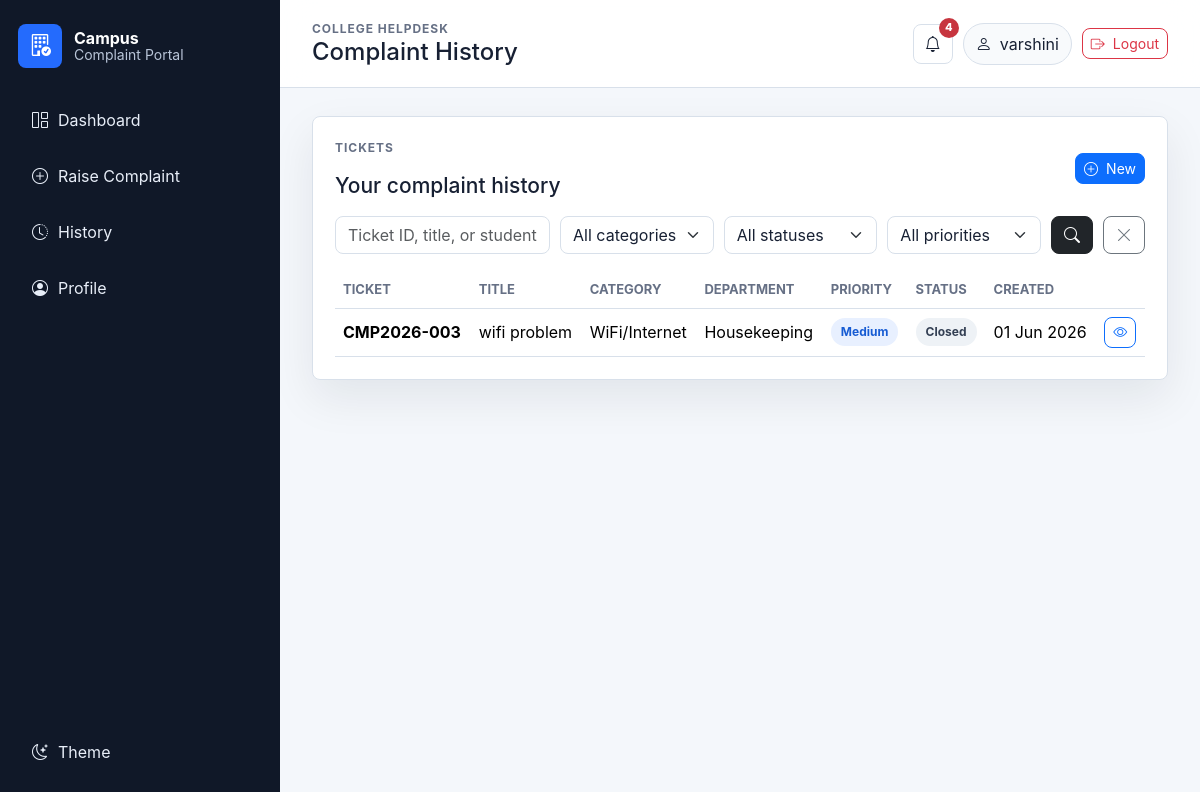
Page /complaints/ (signed in) on the committed database.
### complaints/models.py (models this page shows, shortened)
class Complaint(models.Model):
    PRIORITY_LOW = "low"
    PRIORITY_MEDIUM = "medium"
    PRIORITY_HIGH = "high"
    PRIORITY_EMERGENCY = "emergency"
    PRIORITY_CHOICES = [
        (PRIORITY_LOW, "Low"),
        (PRIORITY_MEDIUM, "Medium"),
        (PRIORITY_HIGH, "High"),
        (PRIORITY_EMERGENCY, "Emergency"),
    ]
    STATUS_SUBMITTED = "submitted"
    STATUS_ASSIGNED = "assigned"
    STATUS_UNDER_REVIEW = "under_review"
    STATUS_IN_PROGRESS = "in_progress"
    STATUS_RESOLVED = "resolved"
    STATUS_CLOSED = "closed"
    STATUS_REJECTED = "rejected"
    STATUS_CHOICES = [
        (STATUS_SUBMITTED, "Submitted"),
        (STATUS_ASSIGNED, "Assigned to Faculty"),
        (STATUS_UNDER_REVIEW, "Under Review"),
        (STATUS_IN_PROGRESS, "In Progress"),
        (STATUS_RESOLVED, "Resolved"),
        (STATUS_CLOSED, "Closed"),
        (STATUS_REJECTED, "Rejected"),
    ]
    WORKFLOW_STATUS_CHOICES = [
        (STATUS_SUBMITTED, "Submitted"),
        (STATUS_ASSIGNED, "Assigned to Faculty"),
        (STATUS_UNDER_REVIEW, "Under Review"),
        (STATUS_IN_PROGRESS, "In Progress"),
        (STATUS_RESOLVED, "Resolved"),
        (STATUS_CLOSED, "Closed"),
    ]
    TERMINAL_STATUSES = [STATUS_RESOLVED, STATUS_CLOSED, STATUS_REJECTED]
    student = models.ForeignKey(User, on_delete=models.CASCADE, related_name="complaints")
    ticket_id = models.CharField(max_length=20, unique=True, editable=False)
    category = models.ForeignKey(
        ComplaintCategory,
        on_delete=models.PROTECT,
        related_name="complaints",
    )
    assigned_department = models.ForeignKey(
        Department,
        on_delete=models.SET_NULL,
        null=True,
        blank=True,
        related_name="assigned_complaints",
    )
    assigned_faculty = models.ForeignKey(
        Faculty,
        on_delete=models.SET_NULL,
        null=True,
        blank=True,
        related_name="assigned_complaints",
    )
    title = models.CharField(max_length=180)
    description = models.TextField()
    location = models.CharField(max_length=180, blank=True)
    priority = models.CharField(max_length=20, choices=PRIORITY_CHOICES, default=PRIORITY_MEDIUM)
    status = models.CharField(max_length=30, choices=STATUS_CHOICES, default=STATUS_SUBMITTED)
    is_reopened = models.BooleanField(default=False)
    reopened_at = models.DateTimeField(blank=True, null=True)
    accepted_at = models.DateTimeField(blank=True, null=True)
    resolved_at = models.DateTimeField(blank=True, null=True)
    closed_at = models.DateTimeField(blank=True, null=True)
    feedback_rating = models.PositiveSmallIntegerField(
        blank=True,
        null=True,
        validators=[MinValueValidator(1), MaxValueValidator(5)],
    )
    feedback_comment = models.TextField(blank=True)
    created_at = models.DateTimeField(auto_now_add=True)
    updated_at = models.DateTimeField(auto_now=True)
    class Meta:
        ordering = ["-created_at"]
        indexes = [
            models.Index(fields=["ticket_id"], name="complaints__ticket__idx"),
            models.Index(fields=["status", "priority"], name="complaints__status__idx"),
            models.Index(fields=["created_at"], name="complaints__created__idx"),
        ]

class ComplaintCategory(models.Model):
    name = models.CharField(max_length=120, unique=True)
    slug = models.SlugField(max_length=140, unique=True, blank=True)
    department = models.ForeignKey(
        Department,
        on_delete=models.SET_NULL,
        null=True,
        blank=True,
        related_name="categories",
    )
    description = models.TextField(blank=True)
    is_active = models.BooleanField(default=True)
    class Meta:
        verbose_name_plural = "Complaint categories"
        ordering = ["name"]
    def __str__(self):
        return self.name

class Department(models.Model):
    name = models.CharField(max_length=120, unique=True)
    code = models.CharField(max_length=20, unique=True)
    email = models.EmailField(blank=True)
    description = models.TextField(blank=True)
    is_active = models.BooleanField(default=True)
    class Meta:
        ordering = ["name"]

### complaints/views.py (the view)
# urls.py: path("complaints/", views.complaint_list, name="complaint_list"),
@student_required
def complaint_list(request):
    form = ComplaintFilterForm(request.GET or None)
    complaints = Complaint.objects.filter(student=request.user).select_related(
        "category", "assigned_department", "assigned_faculty__user"
    )
    complaints = _filter_complaints(complaints, form)
    paginator = Paginator(complaints, 10)
    page_obj = paginator.get_page(request.GET.get("page"))
    return render(
        request,
        "complaints/complaint_list.html",
        {"form": form, "page_obj": page_obj, "complaints": page_obj.object_list},
    )

### templates/complaints/complaint_list.html (shortened to what this page needs)
{% extends "base.html" %}
{% block page_heading %}Complaint History{% endblock %}
{% block content %}
<section class="panel">
    <div class="section-heading">
        <div>
            <p class="eyebrow">Tickets</p>
            <h2>Your complaint history</h2>
        </div>
        <a class="btn btn-primary btn-sm" href="{% url 'complaint_create' %}">
            <i class="bi bi-plus-circle"></i>
            New
        </a>
    </div>
    <form method="get" class="filter-bar">
        {{ form.q }}
        {{ form.category }}
        {{ form.status }}
        {{ form.priority }}
        <button class="btn btn-dark" type="submit">
            <i class="bi bi-search"></i>
        </button>
        <a class="btn btn-outline-secondary" href="{% url 'complaint_list' %}">
            <i class="bi bi-x-lg"></i>
        </a>
    </form>
    {% include "complaints/partials/complaint_table.html" %}
</section>
{% endblock %}

### templates/base.html (shortened to what this page needs)
{% load static %}
<!doctype html>
<html lang="en" data-theme="light">
<head>
    <link href="https://cdn.jsdelivr.net/npm/bootstrap@5.3.3/dist/css/bootstrap.min.css" rel="stylesheet">
    <link href="https://cdn.jsdelivr.net/npm/bootstrap-icons@1.11.3/font/bootstrap-icons.min.css" rel="stylesheet">
    <link href="{% static 'css/portal.css' %}" rel="stylesheet">
</head>
<body>
<div class="app-shell">
    <aside class="sidebar">
        <a class="brand" href="{% url 'home' %}">
            <span class="brand-mark"><i class="bi bi-building-check"></i></span>
            <span>
                <strong>Campus</strong>
                <small>Complaint Portal</small>
            </span>
        </a>
        {% if user.is_authenticated %}
            <nav class="sidebar-nav">
                {% if is_faculty_account %}
                    <a href="{% url 'faculty_dashboard' %}"><i class="bi bi-speedometer2"></i> Dashboard</a>
                    <a href="{% url 'faculty_complaint_list' %}"><i class="bi bi-ticket-detailed"></i> Complaints</a>
                    <a href="{% url 'feedback_analytics' %}"><i class="bi bi-stars"></i> Feedback</a>
                    <a href="{% url 'export_complaints_csv' %}"><i class="bi bi-filetype-csv"></i> Export</a>
                    <a href="{% url 'profile' %}"><i class="bi bi-person-gear"></i> Profile</a>
                {% else %}
                    <a href="{% url 'student_dashboard' %}"><i class="bi bi-grid-1x2"></i> Dashboard</a>
                    <a href="{% url 'complaint_create' %}"><i class="bi bi-plus-circle"></i> Raise Complaint</a>
                    <a href="{% url 'complaint_list' %}"><i class="bi bi-clock-history"></i> History</a>
                    <a href="{% url 'profile' %}"><i class="bi bi-person-circle"></i> Profile</a>
                {% endif %}
            </nav>
        {% endif %}
        <div class="sidebar-footer">
            <button class="theme-toggle" type="button" data-theme-toggle>
                <i class="bi bi-moon-stars"></i>
                <span>Theme</span>
            </button>
        </div>
    </aside>
    <main class="main-panel">
        <header class="topbar">
            <div>
                <p class="eyebrow mb-0">College Helpdesk</p>
                <h1 class="page-heading">{% block page_heading %}Campus Complaint Portal{% endblock %}</h1>
            </div>
            <div class="topbar-actions">
                {% if user.is_authenticated %}
                    <form method="post" action="{% url 'mark_notifications_read' %}">
                        <button class="notification-button" type="submit" aria-label="Mark notifications read">
                            <i class="bi bi-bell"></i>
                            {% if unread_notifications_count %}
                                <span>{{ unread_notifications_count }}</span>
                            {% endif %}
                        </button>
                    </form>
                    <span class="user-pill">
                        <i class="bi bi-person"></i>
                        {{ user.get_full_name|default:user.username }}
                    </span>
                    <form method="post" action="{% url 'logout' %}">
                        <button class="btn btn-outline-danger btn-sm" type="submit">
                            <i class="bi bi-box-arrow-right"></i>
                            Logout
                        </button>
                    </form>
                {% else %}
                    <a class="btn btn-primary btn-sm" href="{% url 'login' %}">
                        <i class="bi bi-box-arrow-in-right"></i>
                        Login
                    </a>
                {% endif %}
            </div>
        </header>
        <section class="content-wrap">
            {% block content %}{% endblock %}
        </section>
    </main>
</div>
</body>
</html>

### templates/complaints/partials/complaint_table.html (shortened to what this page needs)
<div class="table-responsive">
    <table class="table align-middle">
        <thead>
        <tr>
            <th>Ticket</th>
            <th>Title</th>
            <th>Category</th>
            <th>Department</th>
            <th>Priority</th>
            <th>Status</th>
            <th>Created</th>
            <th></th>
        </tr>
        </thead>
        <tbody>
        {% for complaint in complaints %}
            <tr>
                <td><strong>{{ complaint.ticket_id }}</strong></td>
                <td>{{ complaint.title }}</td>
                <td>{{ complaint.category.name }}</td>
                <td>{{ complaint.assigned_department.name|default:"Unassigned" }}</td>
                <td><span class="priority priority-{{ complaint.priority }}">{{ complaint.get_priority_display }}</span></td>
                <td><span class="status status-{{ complaint.status }}">{{ complaint.get_status_display }}</span></td>
                <td>{{ complaint.created_at|date:"d M Y" }}</td>
                <td>
                    <a class="btn btn-outline-primary btn-sm" href="{% url 'complaint_detail' complaint.pk %}">
                        <i class="bi bi-eye"></i>
                    </a>
                </td>
            </tr>
        {% empty %}
            <tr>
                <td colspan="{% if admin_table %}10{% else %}8{% endif %}" class="text-center text-secondary py-4">
                    No complaints found.
                </td>
            </tr>
        {% endfor %}
        </tbody>
    </table>
</div>

### rows in the picture
Complaint: ticket_id "CMP2026-003", title "wifi problem", category.name "WiFi/Internet", assigned_department.name "Housekeeping", priority "Medium", status "Closed", created_at "01 Jun 2026"

### other values in the picture
{{ unread_notifications_count }} "4"
{{ user.get_full_name|default:user.username }} "varshini"
